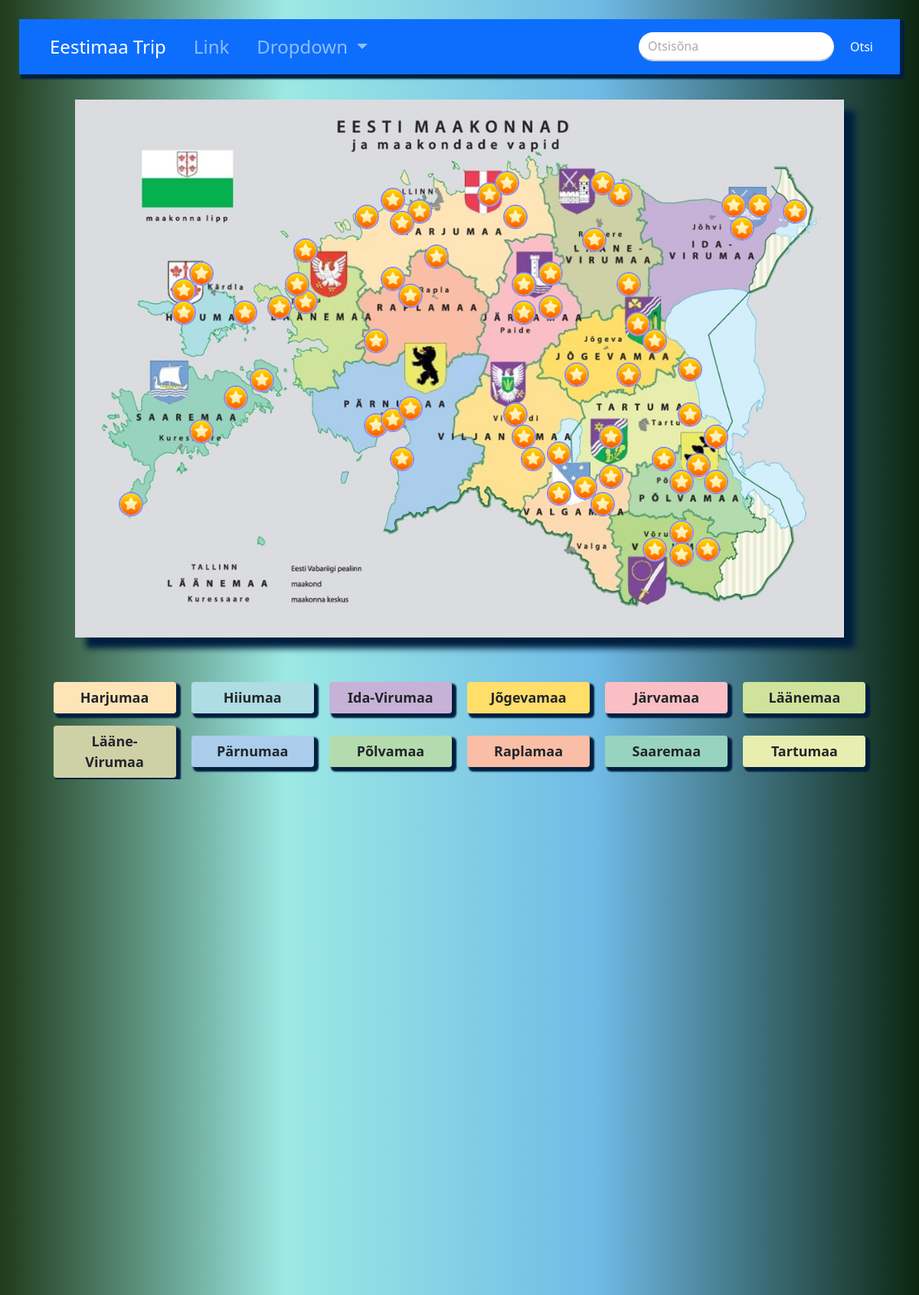
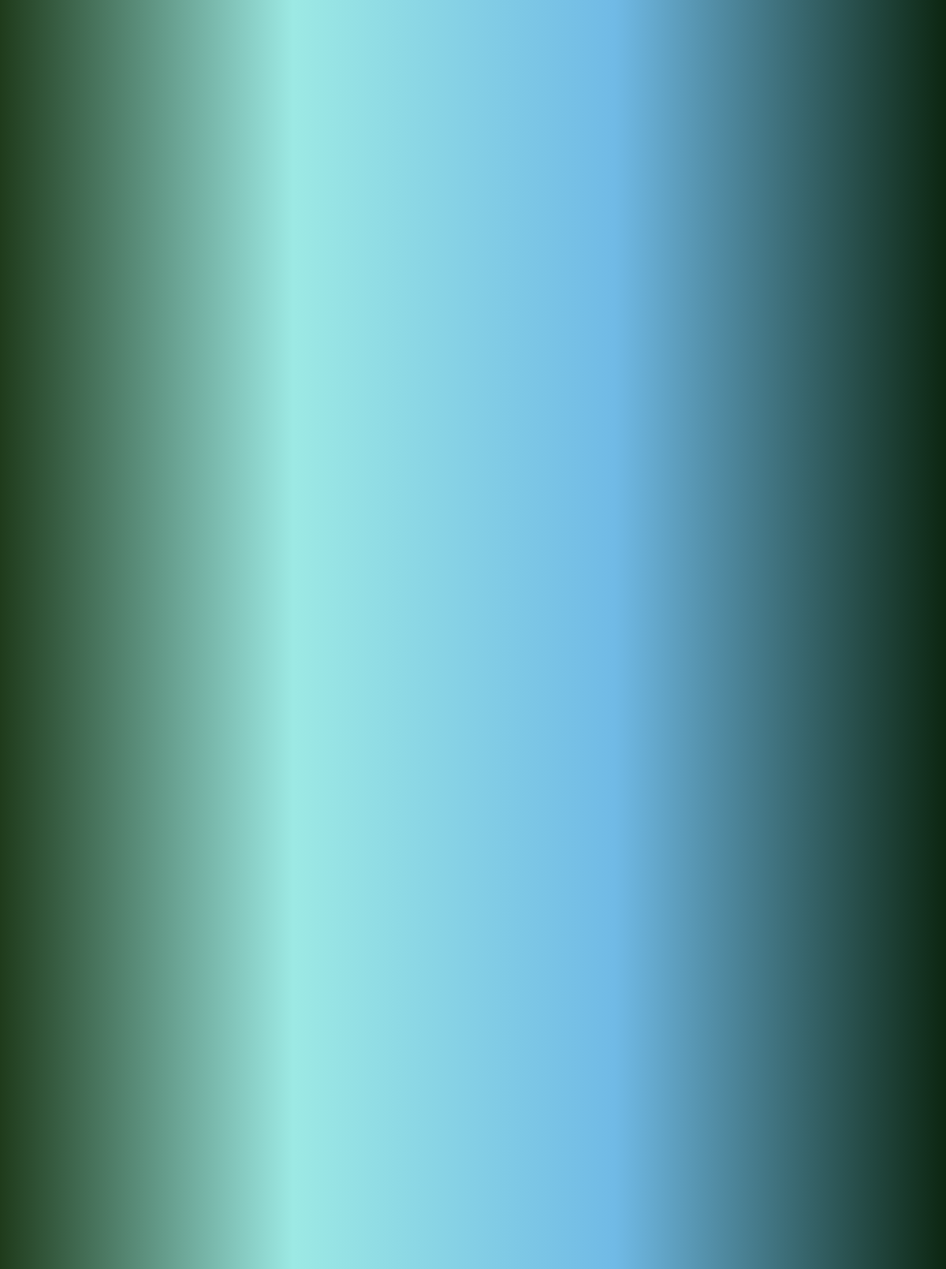
Screenshot of /har.php (upper part) with the database file from the repository (2 pictures, top to bottom).
### tables this page shows
CREATE TABLE `siht` (
  `id` int(11) NOT NULL,
  `tunnus` varchar(7) NOT NULL,
  `nimi` varchar(50) NOT NULL,
  `maakond` varchar(20) NOT NULL,
  `info` varchar(3000) NOT NULL,
  `asukoht` varchar(50) NOT NULL,
  `iframe` varchar(1000) NOT NULL
);

### har.php (the view, shortened to what this page needs)
<?php
    $message_sent = false;
?>
<!DOCTYPE html>
<html lang="en">
<head>
    <link rel="stylesheet" href="css/bootstrap.min.css">
    <link rel="stylesheet" href="style/style.css">
</head>
<body>
    <nav class="navbar navbar-expand-lg navbar-dark bg-primary">
        <div class="container-fluid">
          <div class="collapse navbar-collapse" id="navbarSupportedContent">
            <ul class="navbar-nav me-auto mb-2 mb-lg-0">
              <li class="nav-item">
                <a class="nav-link active" aria-current="page" href="#">Eestimaa Trip</a>
              </li>
              <li class="nav-item">
                <a class="nav-link" href="#">Link</a>
              </li>
              <li class="nav-item dropdown">
                <a class="nav-link dropdown-toggle" href="#" id="navbarDropdown" role="button" data-bs-toggle="dropdown" aria-expanded="false">
                  Dropdown
                </a>
              </li>
            </ul>
            <form class="d-flex">
              <input class="form-control me-2 rounded-pill" type="search" placeholder="Otsisõna" aria-label="Search">
              <button class="btn btn-primary" type="submit">Otsi</button>
            </form>
          </div>
        </div>
    </nav>
<div id="body">
        <?php include 'map.php';?>
        <div id="maakonnad">
            <button type="button" class="btn" onclick="window.location.href='har.php#siht'" style="background-color: #ffe4b7;">Harjumaa</button>
            <button type="button" class="btn" onclick="window.location.href='hii.php#siht'" style="background-color: #aedde3;">Hiiumaa</button>
            <button type="button" class="btn" onclick="window.location.href='ivi.php#siht'" style="background-color: #c6b2d7;">Ida-Virumaa</button>
            <button type="button" class="btn" onclick="window.location.href='jog.php#siht'" style="background-color: #ffde6a;">Jõgevamaa</button>
            <button type="button" class="btn" onclick="window.location.href='jar.php#siht'" style="background-color: #fabfc5;">Järvamaa</button>
            <button type="button" class="btn" onclick="window.location.href='laa.php#siht'" style="background-color: #cfe39b;">Läänemaa</button>
            <button type="button" class="btn" onclick="window.location.href='lvi.php#siht'" style="background-color: #ced1a6;">Lääne-Virumaa</button>
            <button type="button" class="btn" onclick="window.location.href='par.php#siht'" style="background-color: #aacdeb;">Pärnumaa</button>
            <button type="button" class="btn" onclick="window.location.href='pol.php#siht'" style="background-color: #b4dbae;">Põlvamaa</button>
            <button type="button" class="btn" onclick="window.location.href='rap.php#siht'" style="background-color: #fabea6;">Raplamaa</button>
            <button type="button" class="btn" onclick="window.location.href='saa.php#siht'" style="background-color: #98d3bf;">Saaremaa</button>
            <button type="button" class="btn" onclick="window.location.href='tar.php#siht'" style="background-color: #e8eeb0;">Tartumaa</button>
            <button type="button" class="btn" onclick="window.location.href='val.php#siht'" style="background-color: #fddab2;">Valgamaa</button>
            <button type="button" class="btn" onclick="window.location.href='vil.php#siht'" style="background-color: #fee191;">Viljandimaa</button>
            <button type="button" class="btn" onclick="window.location.href='vor.php#siht'" style="background-color: #b8d98a;">Võrumaa</button>
        </div><br>
        <?php
        $servername = "localhost";
        $username = "root";
        $password = "";
        $dbname = "eesti_trip";
        $conn = mysqli_connect($servername, $username, $password, $dbname);
        $sql = "SELECT tunnus, nimi, maakond, info, asukoht, iframe FROM siht WHERE maakond='Harjumaa'";
        if ($result=mysqli_query($conn,$sql)) {
            if(mysqli_num_rows($result)>0){
                echo"<div class='cards'>";
                while($row=mysqli_fetch_array($result)){
                    echo"<div class='card'>";
                    echo"<div class='card_container'>";
                    echo"<img class='location' src='img/".$row['tunnus'].".jpg' alt=''>";
                    echo"</div>";
                    echo"<div class='details'>";
                    echo"<h3>".$row['nimi']."</h3>";
                    echo"<div class='mk'><b>".$row['maakond']."</b></div>";
                    echo"<p>".$row['info']."</p>";
                    echo"<p><a target='_blank' href=".$row['asukoht'].">Google Maps link</a></p>";
                    echo"</div>";
                    echo"</div>";
                }
                echo"</div class='cards'>";
                } else {
                    echo"Kirjeid ei leitud!";
                }
        } else {
            echo "Viga: " . $sql . "<br>" . mysqli_error($conn);
        }
        ?>
        </div><br><br>
    </div><br><br>
    <?php include 'links.php';?>
    <?php
    if($message_sent):
    ?>
      <h3>Tänud, me võtame teiega ühendust!</h3>
    <?php
    else:
    ?>
    <br>
    <?php
    endif;
    ?>
</body>
</html>

### rows the page displays
siht: nimi "Kiiu torn", maakond "Harjumaa", info "Linnus rajati oletatavasti 1520. aasta paiku Kiiu mõisaomaniku Fabian von Tiesenhauseni poolt kindlustatud tornelamuks. Kiiu torn vasallilinnusena on Eesti väikseim linnuseehitis. Tornis on neli korrust, väljastpoolt ümbritseb kivimüüri puidust ringrõdu. Müüride paksus jalamil on 1,8 meetrit, torni sisemine läbimõõt küünib 4,3 meetrini. Kitsad aknad olid algselt mõeldud laskeavadeks, ringrõdu aga kaitsekäiguks, mille põrandas olid tõrjeaugud. Torni pääses vaid läbi ühe riivpalgiga suletava sissepääsu. Viimast kaitses omamoodi eeslinnusena praeguseks hävinud majandushoov, mida piiras paekivist müür. Sõja korral kasutati eluruumina vaid II korrust, kus lisaks kaminale ja danskerile, mis…"
siht: tunnus (picture), nimi "Glehni krokodill", info "\"Krokodill\" on skulptuur Glehni pargis Tallinnas Nõmmel Glehni lossist edelas. Kivibetoonist skulptuur kujutab lohet. See valmis 1908. aastal Nikolai von Glehni eestvõttel. Koos Kalevipoja skulptuuriga soovis Glehn moodustada mütoloogiast pärit stseeni, kus vägilase selja taga luurab koletis. Kohalikud elanikud hakkasid aga kuju kutsuma krokodilliks."
siht: tunnus (picture), nimi "Leetse", maakond "Harjumaa", info "Leetse lõkkekohad asuvad Pakri poolsaarel kauni Lahepere lahe ääres männimetsa all. Lõkkekohti on 5 ja need asuvad hajutatult teineteisest sellisel kaugusel, mis pakub võimalust privaatseks äraolemiseks. Kevadel leiab ka karulauku."
siht: tunnus (picture), nimi "Nikerjärve", maakond "Harjumaa", info "Puhkeala jääb mitme kaitseala territooriumile ning seal leidub metsade kõrval ka soid-rabasid, järvi, vallseljakuid ja orge. Tegemist on suurepärase piirkonnaga looduses viibimiseks igal aastaajal – saab nii matkata, jalgrattaga sõita, suusatada, tõsisemalt treenida kui niisama jalutada. Hästi varustatud telkimisalad ja lõkkekohad kutsuvad jalga puhkama ning piknikku pidama. Rohkelt võimalusi loob piirkond loodusfotograafidele, linnu- ja loomavaatlejatele ning seenelistele-marjulistele. Kui kõik olid kõrvemaal , siis palju ilusama loodusega kohas oli rahu ja vaikus."
siht: tunnus (picture), nimi "Saue päikesekell", info "Kell asub Saue tammepargis ning on ehitatud kohalike ettevõtete ja linnakodanike annetustega. Päikesekella arhitektid on Hanno Grossschmidt ja Eestis praktiseeriv jaapanlasest arhitekt Tomomi Hayashi. Kell kujutab betoonist tammepuud linnulennult vaadelduna. Puuvõra keskel asuvas roostevabast terasest ringis seistes on päikeselise ilmaga võimalik alusele kinnitatud metallkiirte abil määrata kellaaega. Tammik on Saue linna üks vaatamisväärsusi ja tammetõrud ehivad linna vappi."
siht: tunnus (picture), nimi "Suurupi ülemnine tuletorn", maakond "Harjumaa", info "Aastal 1760 rajati uus massiivne paekivist tuletorn paeklindi nukile asendamaks vana tulemärki, et hoiatada varitsevate karide eest ja juhatada laevad turvaliselt Revali sadamatesse. Alguses leegitses tuletorni tipus päris lõke. Tuletorn on ainuke18. sajandist säilinud kehandiga töötav tuletorn Eestis. Tuletorni 63 meetri kõrgusel üle merepinna asuval vaaterõdult on imeline vaade Tallinna ja Lohusalu lahele. Ruumikas tuletornis saab tutvuda väljapanekuga Eesti merenduse ja Suurupi tuletornide ajaloost. Hoonet ümbritseb ka imepärane roosiaed."
siht: tunnus (picture), nimi "Tülivere hiietamm", maakond "Harjumaa"
